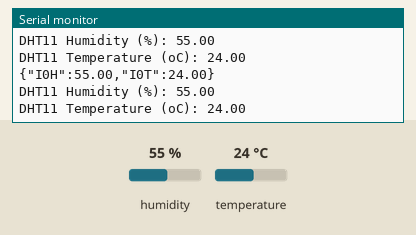
The sketch below on a simulated Arduino Uno, built with avr-gcc and run on an emulated ATmega328P. Parts: the last lines printed to the serial monitor. The test bench sets the inputs (shaded band); at power-on: humidity 55 %, temperature 24 °C.

Above: at 10.8 s.
10.9 s: humidity set to 22 %
At 16.5 s:
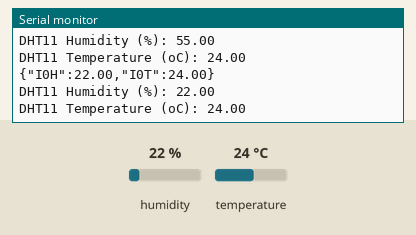
18.4 s: temperature set to 12 °C
At 21.5 s:
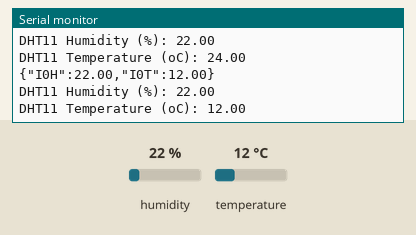
25.9 s: humidity set to 40 %
At 31.5 s:
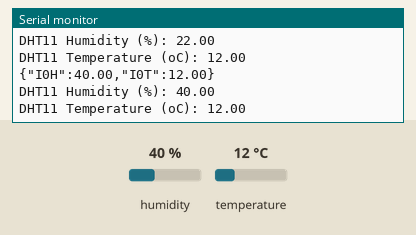
Timing chart, 0 to 33.0 s (numbered marks = the images above; inputs shaded):
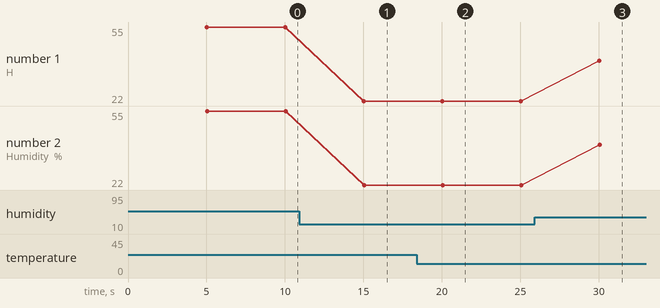

The sketch:

Serial_script_DHT.ino
```cpp
#include <dht11.h>
#include "Timer.h"


Timer t;
dht11 DHT11;

#define PIN_DHT11 2


void setup()
{
  Serial.begin(9600);
  Serial.flush();
  pinMode(PIN_DHT11, OUTPUT);

  t.every(5000, Proc_Humidity,(void*)0L);
}

void loop()
{
  t.update();
}

void Send_data(String INH,String INT,float humi,float temp)
{
  Serial.print("{\"");
  Serial.print(INH);
  Serial.print("\":");
  Serial.print(humi);
  Serial.print(",\"");
  Serial.print(INT);
  Serial.print("\":");
  Serial.print(temp);
  Serial.println("}");
  Serial.flush();
}

void Proc_Humidity(void* context)
{
  //读取传感器数据
  int chk = DHT11.read(PIN_DHT11);
  float humi = DHT11.humidity;
  float temp = DHT11.temperature;
  Send_data("I0H","I0T",humi,temp);

  Serial.print("DHT11 Humidity (%): ");
  Serial.println((float)DHT11.humidity,2);
  Serial.print("DHT11 Temperature (oC): ");
  Serial.println((float)DHT11.temperature,2);
  Serial.flush();

}
```

Measured:
- after the input at 10.9 s, the serial monitor: prints a new line after 4.1 s (image 1)
- after the input at 18.4 s, the serial monitor: prints a new line after 1.6 s (image 2)
- after the input at 25.9 s, the serial monitor: prints a new line after 4.1 s (image 3)
- plotted number 1: 55 → 22 after the input at 10.9 s, 22 → 40 after the input at 25.9 s
- plotted number 2: 55 → 22 after the input at 10.9 s, 22 → 40 after the input at 25.9 s
